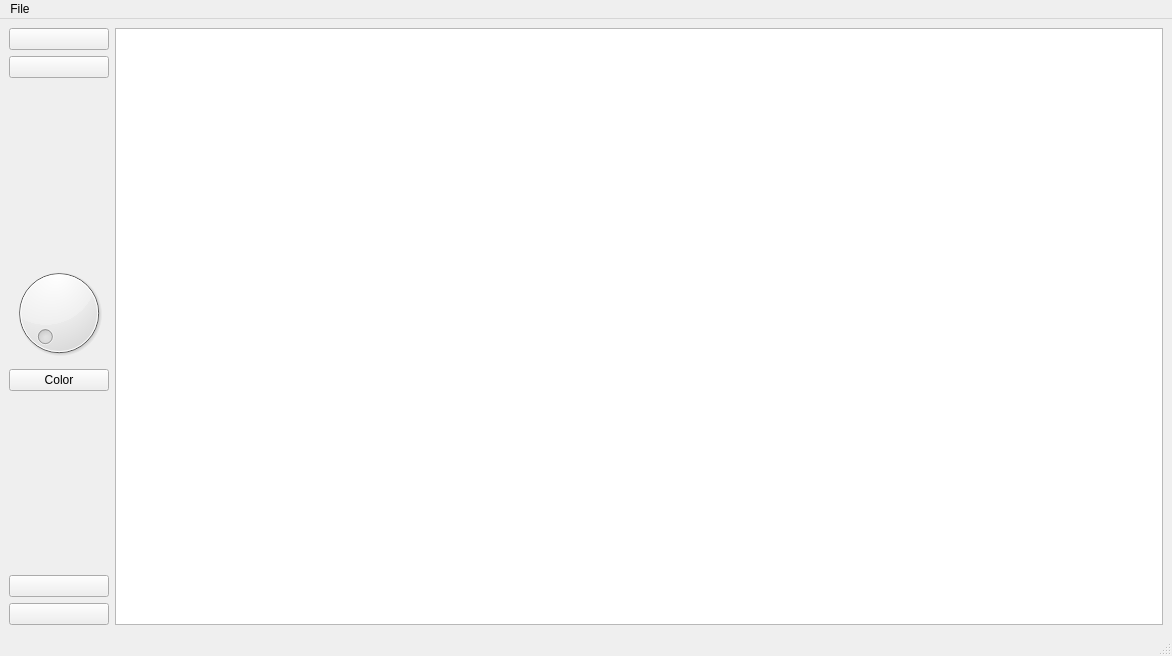
<?xml version="1.0" encoding="UTF-8"?>
<ui version="4.0">
 <class>MainWindow</class>
 <widget class="QMainWindow" name="MainWindow">
  <property name="geometry">
   <rect>
    <x>0</x>
    <y>0</y>
    <width>1172</width>
    <height>656</height>
   </rect>
  </property>
  <property name="sizePolicy">
   <sizepolicy hsizetype="Preferred" vsizetype="Maximum">
    <horstretch>0</horstretch>
    <verstretch>0</verstretch>
   </sizepolicy>
  </property>
  <property name="windowTitle">
   <string>MainWindow</string>
  </property>
  <widget class="QWidget" name="centralwidget">
   <layout class="QGridLayout" name="gridLayout">
    <item row="6" column="0">
     <widget class="QPushButton" name="pb_Undo">
      <property name="toolTip">
       <string>&lt;html&gt;&lt;head/&gt;&lt;body&gt;&lt;p&gt;Undo&lt;/p&gt;&lt;/body&gt;&lt;/html&gt;</string>
      </property>
      <property name="whatsThis">
       <string>&lt;html&gt;&lt;head/&gt;&lt;body&gt;&lt;p&gt;&lt;br/&gt;&lt;/p&gt;&lt;/body&gt;&lt;/html&gt;</string>
      </property>
      <property name="text">
       <string/>
      </property>
      <property name="icon">
       <iconset resource="../../Icons/Icons.qrc">
        <normaloff>:/Tools/undo.png</normaloff>:/Tools/undo.png</iconset>
      </property>
      <property name="checkable">
       <bool>false</bool>
      </property>
     </widget>
    </item>
    <item row="2" column="0">
     <spacer name="verticalSpacer_2">
      <property name="orientation">
       <enum>Qt::Vertical</enum>
      </property>
      <property name="sizeHint" stdset="0">
       <size>
        <width>20</width>
        <height>40</height>
       </size>
      </property>
     </spacer>
    </item>
    <item row="5" column="0">
     <spacer name="verticalSpacer">
      <property name="orientation">
       <enum>Qt::Vertical</enum>
      </property>
      <property name="sizeHint" stdset="0">
       <size>
        <width>20</width>
        <height>40</height>
       </size>
      </property>
     </spacer>
    </item>
    <item row="0" column="0">
     <widget class="QPushButton" name="pb_Pen">
      <property name="toolTip">
       <string>&lt;html&gt;&lt;head/&gt;&lt;body&gt;&lt;p&gt;Pen&lt;/p&gt;&lt;/body&gt;&lt;/html&gt;</string>
      </property>
      <property name="text">
       <string/>
      </property>
      <property name="icon">
       <iconset resource="../../Icons/Icons.qrc">
        <normaloff>:/Tools/pen.png</normaloff>:/Tools/pen.png</iconset>
      </property>
      <property name="checkable">
       <bool>true</bool>
      </property>
     </widget>
    </item>
    <item row="4" column="0">
     <widget class="QPushButton" name="pb_Color">
      <property name="text">
       <string>Color</string>
      </property>
      <property name="checkable">
       <bool>false</bool>
      </property>
     </widget>
    </item>
    <item row="7" column="0">
     <widget class="QPushButton" name="pb_Redo">
      <property name="toolTip">
       <string>&lt;html&gt;&lt;head/&gt;&lt;body&gt;&lt;p&gt;Redo&lt;/p&gt;&lt;/body&gt;&lt;/html&gt;</string>
      </property>
      <property name="text">
       <string/>
      </property>
      <property name="icon">
       <iconset resource="../../Icons/Icons.qrc">
        <normaloff>:/Tools/redo.png</normaloff>:/Tools/redo.png</iconset>
      </property>
      <property name="checkable">
       <bool>false</bool>
      </property>
     </widget>
    </item>
    <item row="1" column="0">
     <widget class="QPushButton" name="pb_Eraser">
      <property name="toolTip">
       <string>&lt;html&gt;&lt;head/&gt;&lt;body&gt;&lt;p&gt;Eraser&lt;/p&gt;&lt;/body&gt;&lt;/html&gt;</string>
      </property>
      <property name="text">
       <string/>
      </property>
      <property name="icon">
       <iconset resource="../../Icons/Icons.qrc">
        <normaloff>:/Tools/eraser.png</normaloff>:/Tools/eraser.png</iconset>
      </property>
      <property name="checkable">
       <bool>true</bool>
      </property>
     </widget>
    </item>
    <item row="0" column="1" rowspan="8">
     <widget class="QGraphicsView" name="gv_Canvas">
      <property name="sizePolicy">
       <sizepolicy hsizetype="Expanding" vsizetype="Expanding">
        <horstretch>0</horstretch>
        <verstretch>0</verstretch>
       </sizepolicy>
      </property>
     </widget>
    </item>
    <item row="3" column="0">
     <widget class="QDial" name="dial"/>
    </item>
   </layout>
  </widget>
  <widget class="QMenuBar" name="menubar">
   <property name="geometry">
    <rect>
     <x>0</x>
     <y>0</y>
     <width>1172</width>
     <height>22</height>
    </rect>
   </property>
   <widget class="QMenu" name="menuFile">
    <property name="title">
     <string>File</string>
    </property>
    <widget class="QMenu" name="menuNew">
     <property name="title">
      <string>New</string>
     </property>
     <addaction name="actionCoolDude"/>
    </widget>
    <addaction name="menuNew"/>
    <addaction name="actionNew_3"/>
    <addaction name="actionSave_2"/>
    <addaction name="actionSave_As"/>
    <addaction name="actionClear"/>
    <addaction name="actionClose_2"/>
   </widget>
   <addaction name="menuFile"/>
  </widget>
  <widget class="QStatusBar" name="statusbar"/>
  <action name="actionHello">
   <property name="text">
    <string>Hello</string>
   </property>
  </action>
  <action name="actionSomething">
   <property name="text">
    <string>Something</string>
   </property>
  </action>
  <action name="actionSomething_again">
   <property name="text">
    <string>Something again</string>
   </property>
  </action>
  <action name="actionNew">
   <property name="text">
    <string>New</string>
   </property>
  </action>
  <action name="actionNew_2">
   <property name="text">
    <string>New</string>
   </property>
  </action>
  <action name="actionOpen">
   <property name="text">
    <string>Open</string>
   </property>
  </action>
  <action name="actionSave">
   <property name="text">
    <string>Save</string>
   </property>
  </action>
  <action name="actionNew_3">
   <property name="text">
    <string>Open</string>
   </property>
  </action>
  <action name="actionSave_2">
   <property name="text">
    <string>Save</string>
   </property>
  </action>
  <action name="actionSave_As">
   <property name="text">
    <string>Save As</string>
   </property>
  </action>
  <action name="actionClear">
   <property name="text">
    <string>Clear</string>
   </property>
  </action>
  <action name="actionCoolDude">
   <property name="text">
    <string>CoolDude</string>
   </property>
  </action>
  <action name="actionClose_2">
   <property name="text">
    <string>Close</string>
   </property>
  </action>
 </widget>
 <resources>
  <include location="../../Icons/Icons.qrc"/>
 </resources>
 <connections/>
</ui>
